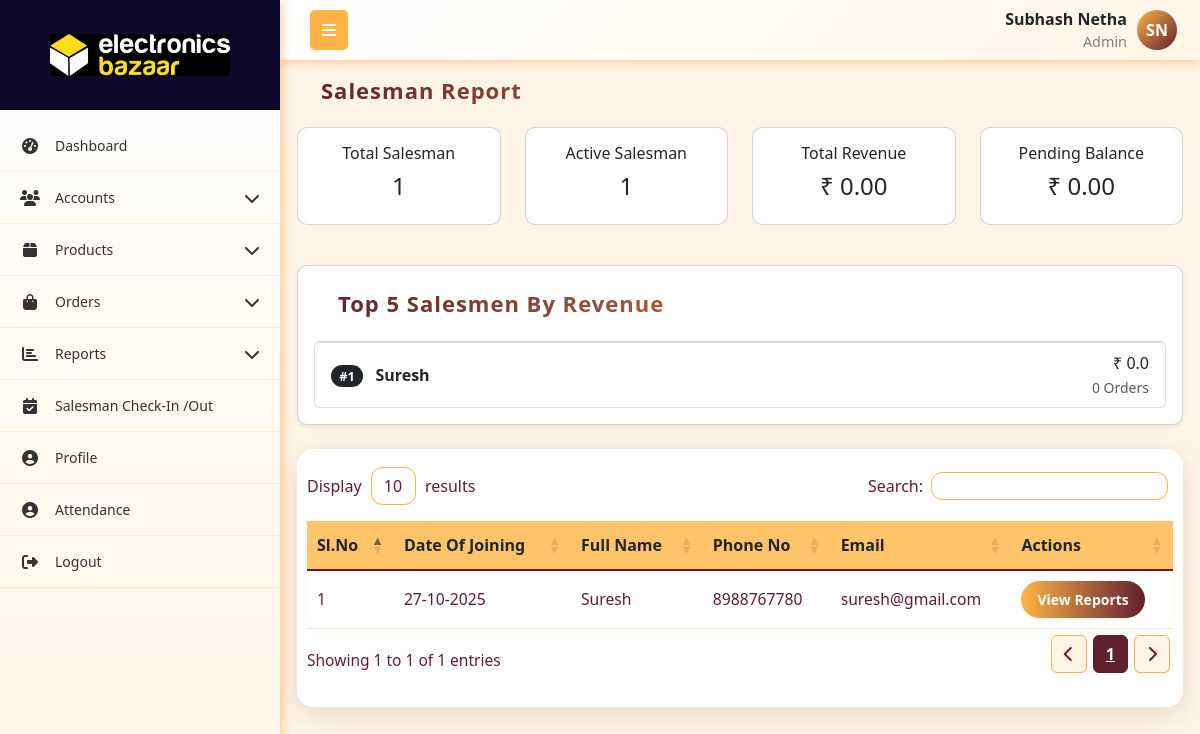
Screenshot of /reports/salespersons/ (signed in) with the database file from the repository.
### App1/models.py (models this page shows, shortened)
class User(models.Model):
    role = models.ForeignKey(Role,on_delete=models.SET_NULL, null=True, related_name="role")
    username = models.CharField(max_length=255, unique=True)
    password = models.CharField(max_length=255)
    first_name = models.CharField(max_length=255)
    last_name = models.CharField(max_length=255,null=True, blank=True)
    email = models.EmailField(unique=True)
    phone_number = models.CharField(max_length=15, unique=True)
    address = models.TextField(null=True, blank=True)
    city = models.CharField(max_length=255,null=True, blank=True)
    state = models.CharField(max_length=255,null=True, blank=True)
    pincode = models.CharField(max_length=10,null=True, blank=True)
    is_active = models.BooleanField(default=True)
    created_at = models.DateTimeField(auto_now_add=True)
    updated_at = models.DateTimeField(auto_now=True)
    profile_picture = models.ImageField(upload_to='profile_pictures/', null=True, blank=True)

class Role(models.Model):
    name = models.CharField(max_length=255, unique=True)
    created_at = models.DateTimeField(auto_now_add=True)
    updated_at = models.DateTimeField(auto_now=True)

### App1/views.py (the view)
# urls.py: path('reports/salespersons/', salesman_reports, name='salesman_reports'),
def salesman_reports(request):
    current_user, role_permission = get_logged_in_user(request)
    if not current_user:
        return redirect('login')
    salesmen = User.objects.filter(role__name__icontains="Salesman")
    total_salesman = salesmen.count()
    active_salesman = salesmen.filter(is_active=True).count()
    total_revenue = SalesOrder.objects.aggregate(total=Sum('grand_total'))['total'] or 0
    pending_balance = SalesOrder.objects.aggregate(balance=Sum('balance_due'))['balance'] or 0
    top_salesmen = (
        salesmen.annotate(
            revenue=Sum('orders_created__grand_total'),
            orders=Count('orders_created')
        ).order_by('-revenue')[:5]
    )
    top_salesman_list = [
        {
            'first_name': s.first_name,
            'last_name': s.last_name,
            'revenue': float(s.revenue or 0),
            'orders': s.orders
        } for s in top_salesmen
    ]
    context = {
        'current_user': current_user,
        'role_permission': role_permission,
        'salesmen': salesmen,
        'total_salesman': total_salesman,
        'active_salesman': active_salesman,
        'total_revenue': total_revenue,
        'pending_balance': pending_balance,
        'top_salesman_list': top_salesman_list,
    }
    return render(request, 'company_admin/salesman_reports.html', context)

### App1/views.py (called while the page is built)
def get_logged_in_user(request):
    username = request.session.get('current_user')
    if not username:
        return None, None  # always return a tuple
    try:
        user = User.objects.get(username=username)
        try:
            role_permission = RolePermissions.objects.get(role=user.role)
        except RolePermissions.DoesNotExist:
            role_permission = None
        return user, role_permission
    except User.DoesNotExist:
        return None, None

### templates/company_admin/salesman_reports.html (shortened to what this page needs)
{% extends 'company_admin/base.html' %}
{% load static %}
{% block content %}
<link rel="stylesheet" href="https://cdn.datatables.net/1.13.4/css/dataTables.bootstrap5.min.css">
<link rel="stylesheet" href="https://cdn.datatables.net/responsive/2.4.1/css/responsive.bootstrap5.min.css">
<link rel="stylesheet" href="https://cdnjs.cloudflare.com/ajax/libs/font-awesome/6.4.0/css/all.min.css">
<div class="container mt-1">
    <h5 class="header mb-3">Salesman Report</h5>
    <div class="row mb-4">
        <div class="col-md-3 mb-3">
            <div class="card p-3 text-center">
                <h6>Total Salesman</h6>
                <h4>{{ total_salesman }}</h4>
            </div>
        </div>
        <div class="col-md-3 mb-3">
            <div class="card p-3 text-center">
                <h6>Active Salesman</h6>
                <h4>{{ active_salesman }}</h4>
            </div>
        </div>
        <div class="col-md-3 mb-3">
            <div class="card p-3 text-center">
                <h6>Total Revenue</h6>
                <h4>₹ {{ total_revenue|floatformat:2 }}</h4>
            </div>
        </div>
        <div class="col-md-3 mb-3">
            <div class="card p-3 text-center">
                <h6>Pending Balance</h6>
                <h4>₹ {{ pending_balance|floatformat:2 }}</h4>
            </div>
        </div>
    </div>
    <div class="card shadow-sm p-3 mb-4 h-100">
        <h5 class="header mb-3">Top 5 Salesmen By Revenue</h5>
        <div class="list-group">
            {% for s in top_salesman_list %}
            <div class="list-group-item d-flex justify-content-between align-items-center">
                <div>
                    <span class="badge bg-dark rounded-pill me-2">#{{ forloop.counter }}</span>
                    <strong>{{ s.first_name }} {{ s.last_name }}</strong>
                </div>
                <div class="text-end">
                    <div>₹ {{ s.revenue }}</div>
                    <small class="text-muted">{{ s.orders }} Orders</small>
                </div>
            </div>
            {% empty %}
            <div class="text-center text-muted">No salesman data available</div>
            {% endfor %}
        </div>
    </div>
    <div class="table-container">
        <div class="custom-card">
            <table id="salesmantable" class="table align-middle" style="width:100%">
                <thead class="table-header">
                    <tr>
                        <th>Sl.No</th>
                        <th>Date Of Joining</th>
                        <th>Full Name</th>
                        <th>Phone No</th>
                        <th>Email</th>
                        <th>Actions</th>
                    </tr>
                </thead>
                <tbody>
                    {% for salesman in salesmen %}
                        <tr>
                            <td>{{ forloop.counter }}</td>
                            <td>{{ salesman.created_at|date:'d-m-Y' }}</td>
                            <td>{{ salesman.first_name }} {{ salesman.last_name }}</td>
                            <td>{{ salesman.phone_number }}</td>
                            <td>{{ salesman.email }}</td>
                            <td>
                                <a href="{% url 'salesman_report' salesman.id %}" class="btn btn-sm btn-primary">View Reports</a>
                            </td>
                        </tr>
                    {% endfor %}
                </tbody>
            </table>
        </div>
    </div>
</div>
{% endblock content %}

### templates/company_admin/base.html (shortened to what this page needs)
{% load static %}
<!DOCTYPE html>
<html lang="en">
<head>
    <link href="https://cdnjs.cloudflare.com/ajax/libs/bootstrap/5.3.0/css/bootstrap.min.css" rel="stylesheet">
    <link href="https://cdnjs.cloudflare.com/ajax/libs/font-awesome/6.4.0/css/all.min.css" rel="stylesheet">
    <link rel="stylesheet" href="https://cdn.datatables.net/1.13.4/css/dataTables.bootstrap5.min.css">
    <link rel="stylesheet" href="https://cdn.datatables.net/responsive/2.4.1/css/responsive.bootstrap5.min.css">
    <link rel="stylesheet" href="{% static 'css/alert.css' %}">
</head>
<body>
    <nav class="top-navbar">
        <div class="navbar-container">
            <div class="navbar-left">
                <button class="sidebar-toggle" id="sidebarToggle">
                    <i class="fas fa-bars"></i>
                </button>
            </div>
            <div class="navbar-right me-2">
                <div class="navbar-user-info">
                    <span class="username">{{current_user.first_name}} {{current_user.last_name}}</span>
                    <span class="role">{{current_user.role.name}}</span>
                </div>
                {% if current_user.profile_picture %}
                    <img src="{{ current_user.profile_picture.url }}"
                        alt="{{ current_user.get_full_name }}"
                        class="navbar-profile-img">
                {% else %}
                     <div class="navbar-profile-fallback">
                        {{ current_user.first_name|first|upper }}{{ current_user.last_name|first|upper }}
                    </div>
                {% endif %}
            </div>
        </div>
    </nav>
    <nav class="sidebar" id="sidebar">
        <div class="sidebar-logo-container">
            <img src="{% static 'images/main-logo.jpg' %}" alt="Company Logo"  class="logo">
        </div>
        <ul class="nav flex-column sidebar-nav">
            {% if role_permission.dashboard_v %}
            <li class="nav-item">
                <a class="nav-link" href="{% url 'dashboard' %}">
                    <i class="fas fa-tachometer-alt nav-icon"></i>
                    <span class="nav-text">Dashboard</span>
                </a>
            </li>
            {% endif %}
            {% if role_permission.roles_v or role_permission.users_v or role_permission.customer_v %}
            <li class="nav-item">
                <a class="nav-link" href="#">
                    <i class="fas fa-users nav-icon"></i>
                    <span class="nav-text">Accounts</span>
                    <i class="fas fa-chevron-down arrow"></i>
                </a>
            </li>
            {% endif %}
            {% if role_permission.category_v or role_permission.all_products_v or role_permission.daily_production_v or role_permission.inventory_v %}
            <li class="nav-item">
                <a class="nav-link" href="#">
                    <i class="fas fa-box nav-icon"></i>
                    <span class="nav-text">Products</span>
                    <i class="fas fa-chevron-down arrow"></i>
                </a>
            </li>
            {% endif %}
            {% if role_permission.orders_v %}
            <li class="nav-item">
                <a class="nav-link" href="#">
                    <i class="fas fa-shopping-bag nav-icon"></i>
                    <span class="nav-text">Orders</span>
                    <i class="fas fa-chevron-down arrow"></i>
                </a>
            </li>
            {% endif %}
            {% if role_permission.s_reports_v or role_permission.c_reports_v %}
            <li class="nav-item">
                <a class="nav-link" href="#">
                    <i class="fas fa-chart-bar nav-icon"></i>
                    <span class="nav-text">Reports</span>
                    <i class="fas fa-chevron-down arrow"></i>
                </a>
            </li>
            {% endif %}
            {% if current_user.role.name == 'Admin' %}
            <li class="nav-item">
                <a class="nav-link" href="{% url 'salesman_visit_list' %}">
                    <i class="fas fa-calendar-check nav-icon"></i>
                    <span class="nav-text">Salesman Check-In /Out</span>
                </a>
            </li>
            {% endif %}
            <li class="nav-item">
                <a class="nav-link" href="{% url 'profile' %}">
                    <i class="fas fa-user-circle nav-icon"></i>
                    <span class="nav-text">Profile</span>
                </a>
            </li>
            <li class="nav-item">
                <a class="nav-link" href="{% url 'attendance' %}">
                    <i class="fas fa-user-circle nav-icon"></i>
                    <span class="nav-text">Attendance</span>
                </a>
            </li>
            <li class="nav-item">
                <a class="nav-link" href="{% url 'logout' %}" onclick="return confirm('Are you sure?');" >
                    <i class="fas fa-sign-out-alt nav-icon"></i>
                    <span class="nav-text">Logout</span>
                </a>
            </li>
        </ul>
    </nav>
    <main class="main-content" id="mainContent">
        {% block content %}{% endblock %}
    </main>
</body>
</html>

### templates/company_admin/base.html (style rules this page uses)
:root { --primary-red: #601F2F; --primary-orange: #ffb347; --accent-yellow: #fc3; --light-orange: #fff5e6; --dark-red: #4a1824; --sidebar-width: 280px; --sidebar-collapsed: 60px; }
* { box-sizing: border-box; }
body { font-family: 'Segoe UI', Tahoma, Geneva, Verdana, sans-serif; background-color: #f8f9fa; margin: 0; padding: 0; overflow-x: hidden; }
.top-navbar { background: linear-gradient(135deg, white 0%, var(--light-orange) 100%); box-shadow: 0 2px 10px rgba(255, 106, 0, 0.35); position: fixed; top: 0; left: var(--sidebar-width); right: 0; z-index: 1030; height: 60px; padding: 0; transition: left 0.3s ease; }
.navbar-container { display: flex; align-items: center; justify-content: space-between; height: 100%; padding: 0 15px; max-width: 100%; }
.navbar-left { display: flex; align-items: center; flex-shrink: 0; }
.sidebar-toggle { background: var(--primary-orange); border: none; color: white; padding: 8px 12px; border-radius: 5px; margin-left: 15px; cursor: pointer; }
.navbar-right { flex-shrink: 0; display: flex; align-items: center; gap: 10px; }
.navbar-profile-fallback { width: 40px; height: 40px; border-radius: 50%; background: linear-gradient(135deg, var(--primary-orange), var(--primary-red)); color: #fff; display: flex; align-items: center; justify-content: center; font-weight: 600; font-size: 16px; }
.navbar-user-info { display: flex; flex-direction: column; align-items: flex-end; }
.navbar-user-info .username { font-weight: 600; }
.navbar-user-info .role { font-size: 0.9rem; color: gray; }
.sidebar { position: fixed; top: 0; left: 0; height: 100vh; width: var(--sidebar-width); background: linear-gradient(180deg, white 0%, var(--light-orange) 100%); transform: translateX(0); transition: width 0.3s ease; z-index: 1040; overflow-y: auto; box-shadow: 2px 0 10px rgba(255, 106, 0, 0.35); display: flex; flex-direction: column; }
.sidebar-logo-container { display: flex; align-items: center; justify-content: center; height: 110px; width: 100%; background-color: #0e082b; margin-bottom: 10px; transition: opacity 0.3s, height 0.3s, margin-bottom 0.3s; }
.sidebar-logo-container .logo { width: 200px; height: auto; background: transparent; padding: 8px 10px; }
.sidebar:not(.collapsed) .sidebar-logo-container { opacity: 1; height: 110px; margin-bottom: 10px; }
.sidebar-nav { padding: 0; margin: 0; list-style: none; flex: 1 1 auto; }
.nav-item { border-bottom: 1px solid rgba(255, 179, 71, 0.2); }
.nav-link { color: #333; padding: 15px 20px; display: flex; align-items: center; text-decoration: none; transition: all 0.3s ease; position: relative; cursor: pointer; }
.nav-icon { width: 20px; margin-right: 15px; text-align: center; font-size: 16px; }
.nav-text { flex-grow: 1; font-size: 14px; }
.arrow { transition: transform 0.3s ease; margin-left: auto; }
.main-content { margin-top: 60px; padding: 5px; transition: margin-left 0.3s ease; min-height: calc(100vh - 60px); }
@media (min-width: 768px) { .sidebar { transform: translateX(0); top: 0; height: 100vh; } }
@media (min-width: 768px) { .main-content { margin-left: var(--sidebar-width); } }

### rows the page displays
User: first_name "Subhash", last_name "Netha", role.name "Admin", first_name|first "S", last_name|first "N"
User: first_name "Suresh", created_at "27-10-2025", first_name "Suresh", phone_number "8988767780", email "suresh@gmail.com"

### other values shown
{{ total_salesman }} "1"
{{ active_salesman }} "1"
{{ total_revenue|floatformat:2 }} "0.00"
{{ pending_balance|floatformat:2 }} "0.00"
{{ s.revenue }} "0.0"
{{ s.orders }} "0"
